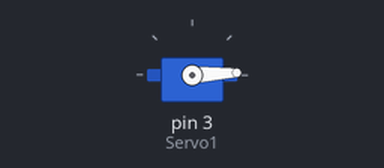
The sketch below on a simulated Arduino Uno, built with avr-gcc and run on an emulated ATmega328P. On the bench: servo.

Above: at 0.05 s.
At 0.9 s:
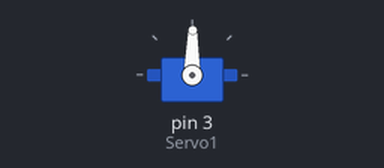
At 1.75 s:
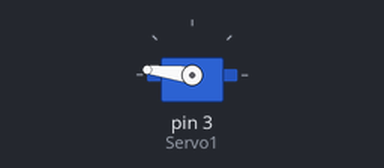
At 3.45 s:
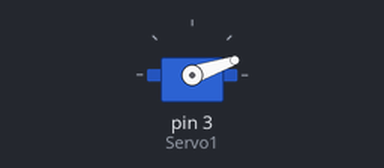
Timing chart, 0 to 8.3 s (numbered marks = the images above):
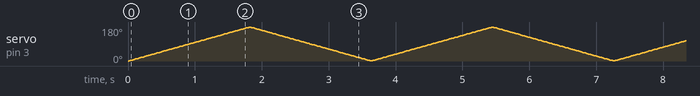

The sketch:

serwo.ino
```cpp
#include<Servo.h>

Servo Servo1;

void setup()
{
  Servo1.attach(3);
}

void loop()
{
  for(int i = 0; i < 180; i++)
  {
    Servo1.write(i);
    delay(10);
  }
  for(int i = 180; i > 0; i--)
  {
    Servo1.write(i);
    delay(10);
  }
}
```
